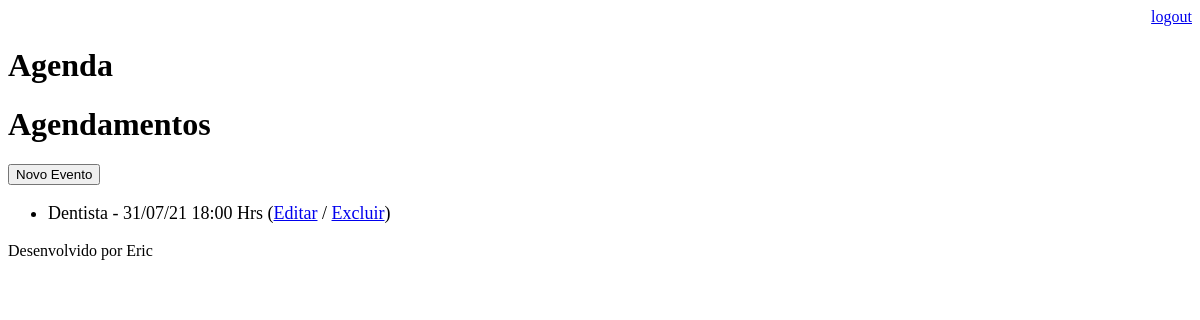
/agenda/ (signed in), run on an earlier commit of the app's database.
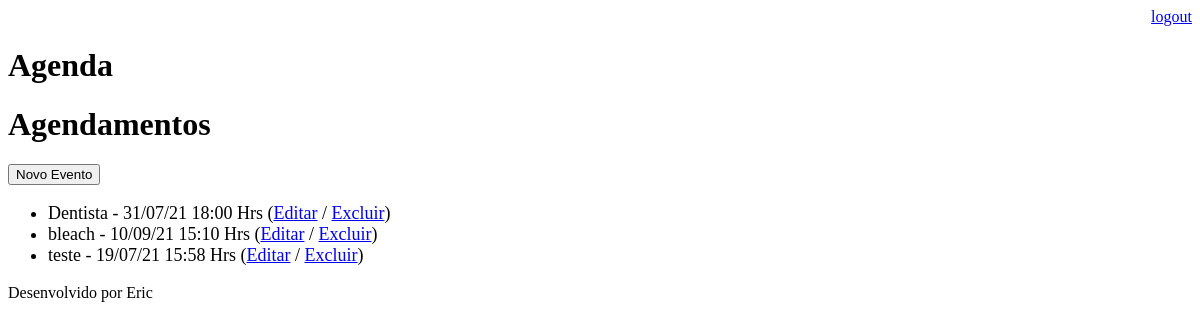
And on a later commit of the database.
### core/models.py (models this page shows, shortened)
class Evento(models.Model):
    titulo = models.CharField(max_length=100)
    descricao = models.TextField(blank=True, null=True)
    data_evento = models.DateTimeField(verbose_name='Data do evento')
    data_criacao = models.DateTimeField(auto_now=True) # insere a hora atual quando um valor é inserido no campo
    usuario = models.ForeignKey(User, on_delete=models.CASCADE) # chave estrangeira para a models do django User. Se o usuário foi excluído da aplicação, todos os seus eventos também são excluídos
    class Meta:
        db_table = 'evento' # ao usarmos o comando sqlmigrate, ele informa que o nome da tabela será core_evento. Para mudar apenas para evento, utilizamos essa propriedade para mudar p nome para evento
    def get_data_evento(self):
        return self.data_evento.strftime('%d/%m/%y %H:%M Hrs')

### core/views.py (the view)
# urls.py: path('agenda/', views.lista_eventos), # url de eventos
@login_required(login_url='/login/')
def lista_eventos(request):
    usuario = request.user
    evento = Evento.objects.filter(usuario=usuario) # Pegando dados do usuario da sessão
    dados = {'eventos': evento} # dicionário a ser passado para o HTML que entende as chaves do dicionário como variáveis
    return render(request, 'agenda.html', dados)

### templates/agenda.html
{% extends "model-page.html" %}
{% block content %}
    <h1>Agendamentos</h1>
    <a href="evento/">
        <button type="button">Novo Evento</button>
    </a>
    <ul style="font-size: 18px;">
        {% for evento in eventos %}
            <li>
                {{evento.titulo}} - {{evento.get_data_evento}}
                (<a href="evento/?id={{ evento.id }}">Editar</a> / <a href="evento/delete/{{ evento.id }}">Excluir</a>)
            </li>
        {% endfor %}
    </ul>
{% endblock %}

### templates/model-page.html
<!DOCTYPE html>
<html lang="en">
<head>
    {% include "model-header.html" %}
</head>
<body>
    {% block content %}{% endblock content %}
    {% include "model-footer.html" %}
</body>
</html>

### templates/model-header.html (shortened to what this page needs)
<div align='right'>
    <a href="/logout">logout</a>
</div>
<h1>Agenda</h1>

### templates/model-footer.html
<p>Desenvolvido por Eric</p>

What changed in the data, as far as the page shows it:
added Evento: titulo "bleach", get_data_evento "10/09/21 15:10 Hrs"
added Evento: titulo "teste", get_data_evento "19/07/21 15:58 Hrs"
